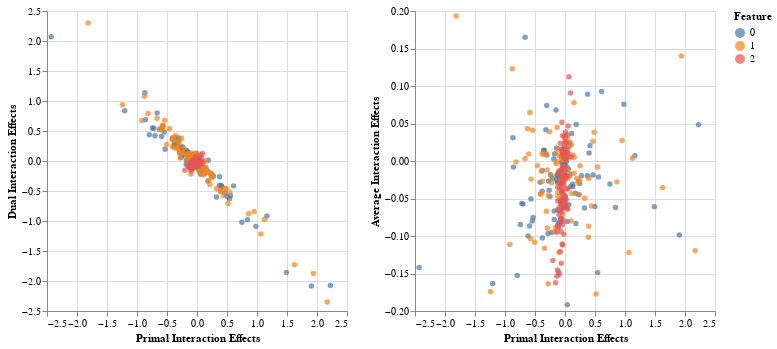

Source (notebook cell):
### Code cell
alt.Chart(data_df).mark_point(filled=True).encode(
    alt.X('Primal Interaction Effects:Q'),
    alt.Y(alt.repeat("column"), type='quantitative'),
    alt.Color('Feature:N')
).properties(width=300, height=300).repeat(column=['Dual Interaction Effects', 'Average Interaction Effects'])

### Figure 1 — Vega-Lite specification as saved in the notebook (floating-point values rounded to 4 significant figures; data arrays with more than 128 entries replaced by an {"elided": "..."} marker saying what was removed)
{"$schema": "https://vega.github.io/schema/vega-lite/v3.2.1.json", "config": {"mark": {"tooltip": null}, "view": {"height": 300, "width": 400}}, "datasets": {"data-64bfb52619488000f696e4e667c8350a": {"elided": "300 records"}}, "repeat": {"column": ["Dual Interaction Effects", "Average Interaction Effects"]}, "spec": {"data": {"name": "data-64bfb52619488000f696e4e667c8350a"}, "encoding": {"color": {"field": "Feature", "type": "nominal"}, "x": {"field": "Primal Interaction Effects", "type": "quantitative"}, "y": {"field": {"repeat": "column"}, "type": "quantitative"}}, "height": 300, "mark": {"filled": true, "type": "point"}, "width": 300}}
